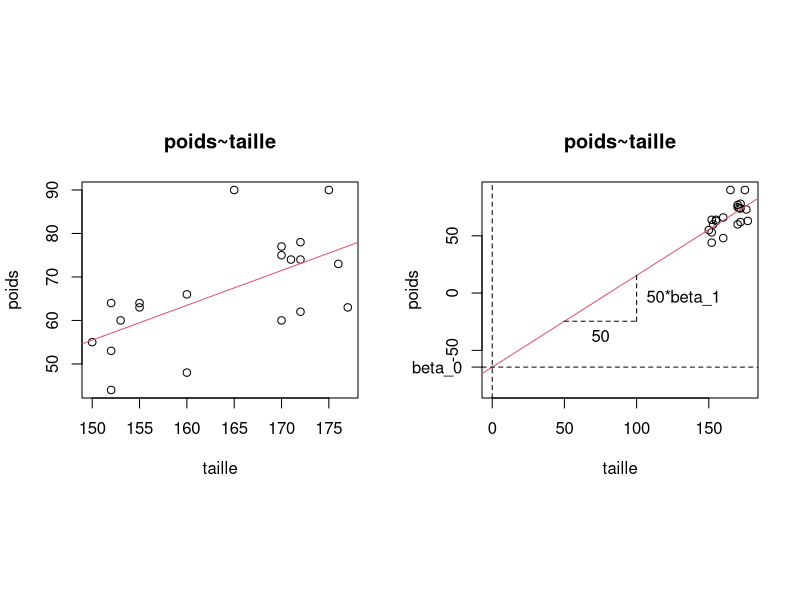
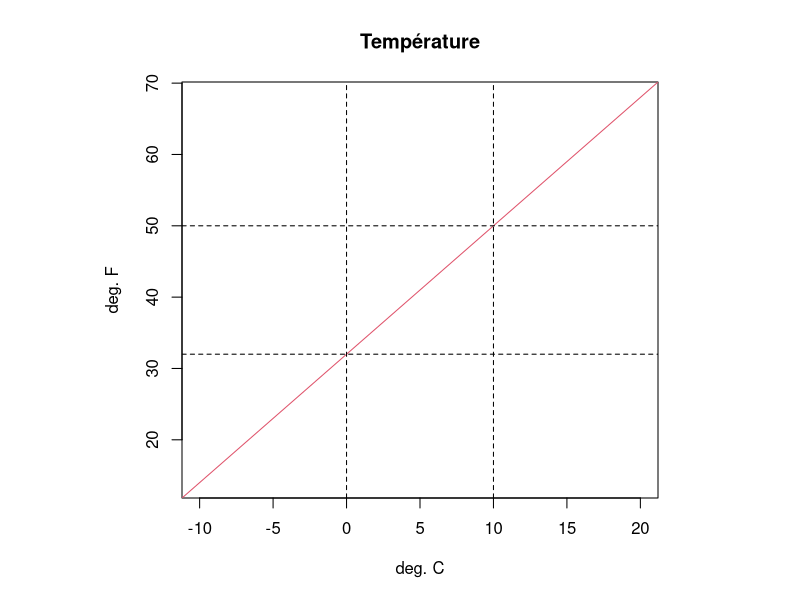
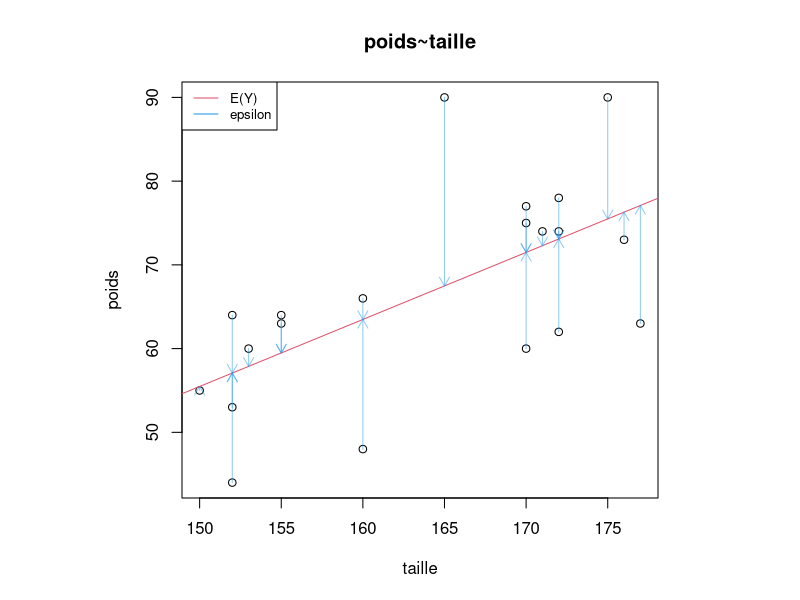
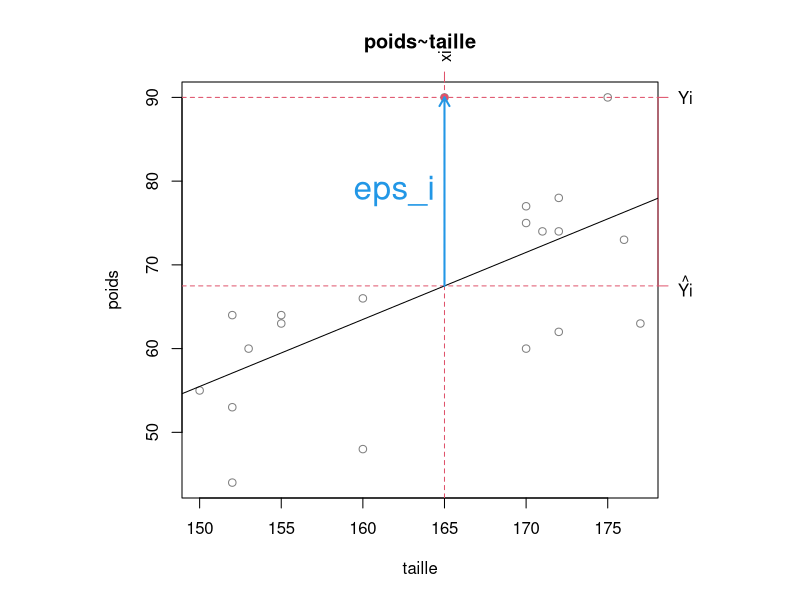
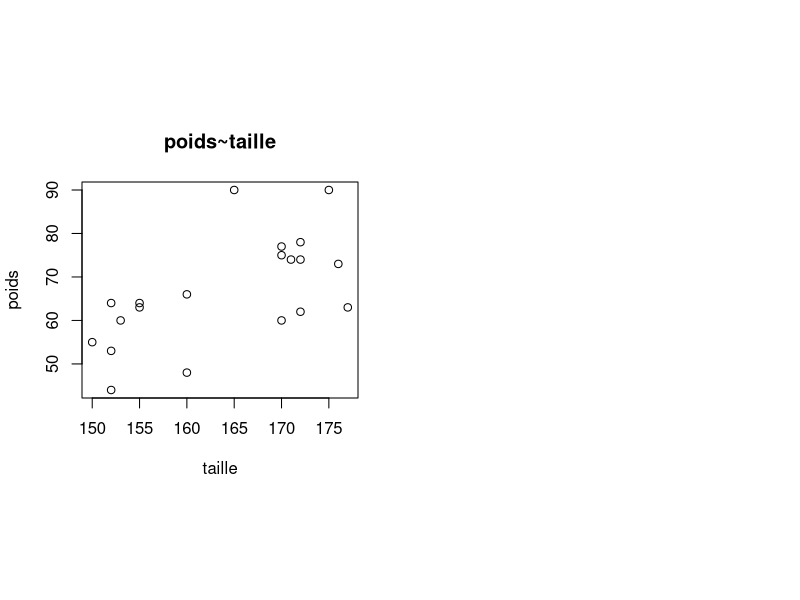
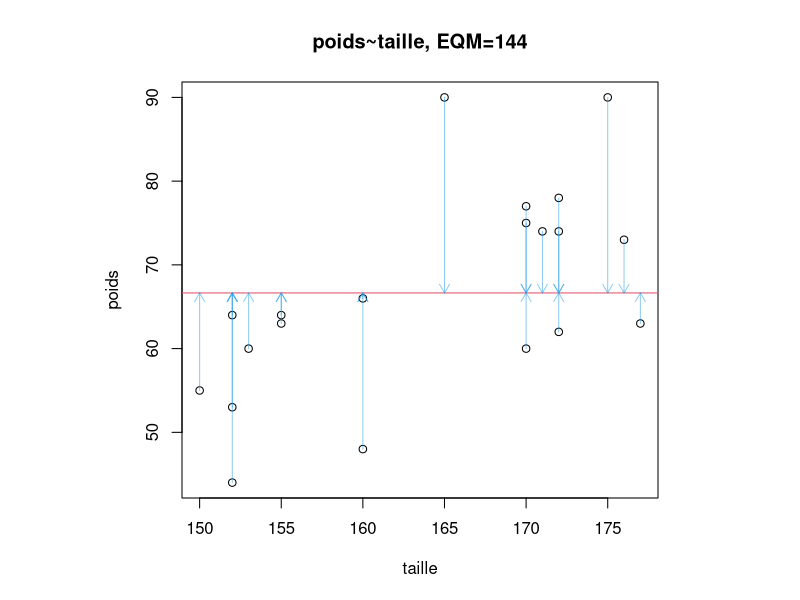
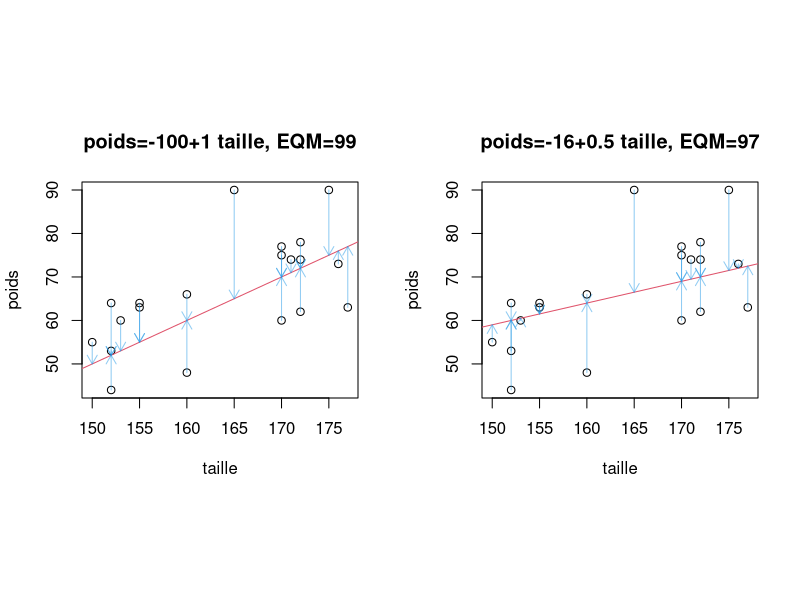
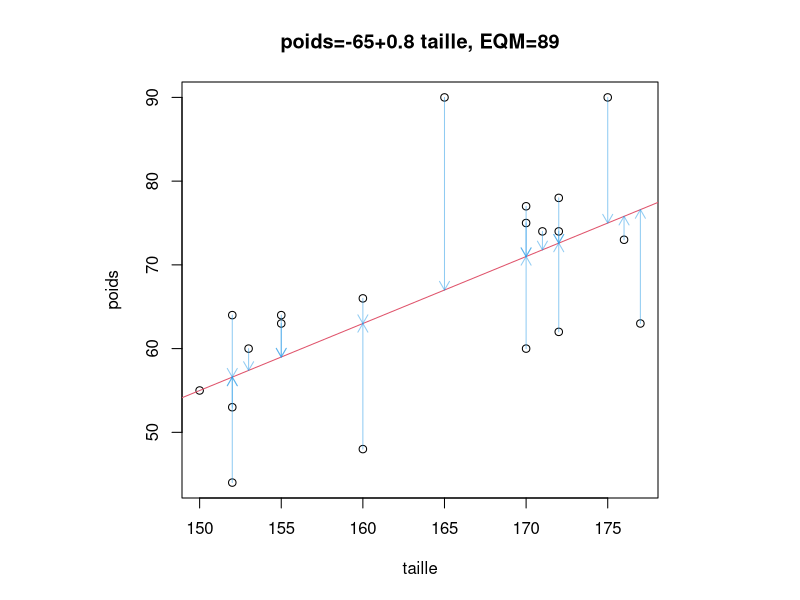

These figures' R source, in order:
## ---- chunk 1
d = read.table("data/data_nutri.csv", header=TRUE, sep=",", row.names = 1)
set.seed(1)
d = d[sample(1:nrow(d), 20), ]
data_nutri = d

layout(matrix(1:2, 1), respect=TRUE)

plot(d$taille, d$poids, main="poids~taille", ylab="poids", xlab="taille")
m = lm(poids~taille, d)
m$coefficients
abline(a=m$coefficients[[1]], b=m$coefficients[[2]], col=2) # /!\ y = b.x + a
plot(d$taille, d$poids, main="poids~taille", ylab="poids", xlab="taille", xlim=c(0,max(d$taille)), ylim=c(m$coefficients[[1]]-20, max(d$poids)))
abline(a=m$coefficients[[1]], b=m$coefficients[[2]], col=2) # /!\ y = b.x + a
# points(0,m$coefficients[[1]], pch=16)
abline(h=m$coefficients[[1]], v=0, lty=2)
axis(2, at=m$coefficients[[1]], "beta_0", las=2)

segments(50, predict(m, data.frame(taille=50)), 100, predict(m, data.frame(taille=50)), lty=2)
segments(100, predict(m, data.frame(taille=50)), 100, predict(m, data.frame(taille=100)), lty=2)
text(75, predict(m, data.frame(taille=50)), "50", pos=1)
text(100, predict(m, data.frame(taille=75)), "50*beta_1", pos=4)

## ---- chunk 2
layout(1, respect=TRUE)
beta_0 = 32
beta_1 = 9/5
d_f = -10:20
plot(d_f, beta_0 + beta_1 * d_f, main="Température", xlab="deg. C", ylab="deg. F", col=0)
abline(a=beta_0, b=beta_1, col=2) # /!\ y = b.x + a
abline(v=c(0,10), h=c(32,50), lty=2)

## ---- chunk 3
layout(1, respect=TRUE)

plot(d$taille, d$poids, main="poids~taille", ylab="poids", xlab="taille")
m = lm(poids~taille, d)
m$coefficients
abline(a=m$coefficients[[1]], b=m$coefficients[[2]], col=2) # /!\ y = b.x + a
suppressWarnings(arrows(d$taille, d$poids, d$taille, d$poids-m$residuals, col=adjustcolor(4, alpha.f=0.5), length=0.1))
legend("topleft",c("E(Y)", "epsilon"), col=c(2,4), lty=1, cex=.8)
## ---- chunk 4
layout(1, respect=TRUE)
plot(d$taille, d$poids, main="poids~taille", ylab="poids", xlab="taille", col=adjustcolor(1, alpha.f=0.5))
m = lm(poids~taille, d)
# abline(a=m$coefficients[[1]], b=m$coefficients[[2]], col=2) # /!\ y = b.x + a
pred = predict(m, data.frame(taille=d$taille))
i = which(d$poids - pred == max(d$poids - pred))
points(d$taille[i], d$poids[i], pch=16, col=2)
abline(v=d$taille[i], h=c(d$poids[i], d$poids[i]-m$residuals[i]), lty=2, col=2)
axis(3, at=d$taille[i], "xi", las=2, col=2)
axis(4, at=c(d$poids[i], d$poids[i]-m$residuals[i]), c("Yi", expression(hat("Yi"))), las=2, col=2)
abline(a=m$coefficients[[1]], b=m$coefficients[[2]], col=1) # /!\ y = b.x + a
suppressWarnings(arrows(d$taille[i], d$poids[i]-m$residuals[i], d$taille[i], d$poids[i], col=4, length=0.1, lwd=2))
text(d$taille[i], d$poids[i]-m$residuals[i]/2, "eps_i", col=4, las=2, pos=2, cex=2)
## ---- chunk 5
# d = read.table("data/data_nutri.csv", header=TRUE, sep=",", row.names = 1)
head(d)
dim(d)
layout(matrix(1:2, 1), respect=TRUE)
plot(d$taille, d$poids, main="poids~taille", ylab="poids", xlab="taille")
## ---- chunk 6
layout(1, respect=TRUE)
beta_0 = mean(d$poids)
beta_1 = 0
res =  d$poids - (beta_0 + beta_1*d$taille)
eqm = sum(res^2) / length(res)
plot(d$taille, d$poids, main=paste0("poids~taille, EQM=", round(eqm)), ylab="poids", xlab="taille")
abline(a=beta_0, b=beta_1, col=2) # /!\ y = b.x + a
arrows(d$taille, d$poids, d$taille, d$poids-res, length=0.1, col=adjustcolor(4, alpha.f=0.5))
## ---- chunk 7
layout(matrix(1:2, 1), respect=TRUE)
beta_0 = -100
beta_1 = 1
res =  d$poids - (beta_0 + beta_1*d$taille)
eqm = sum(res^2) / length(res)
plot(d$taille, d$poids, main=paste0("poids=", signif(beta_0, 3), "+", signif(beta_1, 3), " taille, EQM=", round(eqm)), ylab="poids", xlab="taille")
abline(a=beta_0, b=beta_1, col=2) # /!\ y = b.x + a
arrows(d$taille, d$poids, d$taille, d$poids-res, length=0.1, col=adjustcolor(4, alpha.f=0.5))

beta_0 = -16
beta_1 = 0.5
res =  d$poids - (beta_0 + beta_1*d$taille)
eqm = sum(res^2) / length(res)
plot(d$taille, d$poids, main=paste0("poids=", signif(beta_0, 3), "+", signif(beta_1, 3), " taille, EQM=", round(eqm)), ylab="poids", xlab="taille")
abline(a=beta_0, b=beta_1, col=2) # /!\ y = b.x + a
arrows(d$taille, d$poids, d$taille, d$poids-res, length=0.1, col=adjustcolor(4, alpha.f=0.5))
## ---- chunk 8
layout(1, respect=TRUE)
results = list()
for(beta_0 in 0:-260) {
  for(beta_1 in seq(0,2, length.out=21)) {
    res =  d$poids - (beta_0 + beta_1*d$taille)
    eqm = sum(res^2) / length(res)
    results[[length(results)+1]] = c(beta_0=beta_0, beta_1=beta_1, eqm=eqm)
  }
}
results = as.data.frame(do.call(rbind, results))
# plot(results$beta_0, results$beta_1, pch=16, col=colorRampPalette(c("cyan", "black", "red"))(100)[as.numeric(cut(results$eqm, breaks=quantile(results$eqm, probs=(0:100)/100), include.lowest=TRUE))])
r = results[results$eqm==min(results$eqm),]
beta_0 = r[["beta_0"]]
beta_1 = r[["beta_1"]]
res =  d$poids - (beta_0 + beta_1*d$taille)
eqm = sum(res^2) / length(res)
plot(d$taille, d$poids, main=paste0("poids=", signif(beta_0, 3), "+", signif(beta_1, 3), " taille, EQM=", round(eqm)), ylab="poids", xlab="taille")
abline(a=beta_0, b=beta_1, col=2) # /!\ y = b.x + a
suppressWarnings(arrows(d$taille, d$poids, d$taille, d$poids-res, length=0.1, col=adjustcolor(4, alpha.f=0.5)))
## ---- chunk 9
layout(1, respect=TRUE)
plot(d$taille, d$poids, main="poids~taille")
## Model
# Y~X
# E(Y) = b.X
# E(Y) = b_0 + b_1.X
# Y_i = b_0 + b_1.X_i + e_i
m = lm(d$poids~d$taille)
m$coefficients
abline(a=m$coef[[1]], b=m$coef[[2]], col=2) # /!\ y = b.x + a
# residuals
# head(m$residuals)
arrows(d$taille, d$poids, d$taille, d$poids-m$residuals, col=adjustcolor(4, alpha.f=0.5), length=0.1)
legend("topleft",c("regression line", "residuals"), col=c(2,4), lty=1, cex=.8)
## ---- chunk 10
layout(matrix(1:2, 1), respect=TRUE)
m = lm(d$poids~d$taille)
plot(d$taille, d$poids, main=paste0("poids~taille R^2=", signif(summary(m)$r.squared, 2)*100, "%"))
abline(a=m$coefficients[[1]], b=m$coefficients[[2]], col=2) # /!\ y = b.x + a
suppressWarnings(arrows(d$taille, d$poids, d$taille, d$poids-m$residuals, col=adjustcolor(4, alpha.f=0.5), length=0.1))
legend("topleft",c("regression line", "residuals"), col=c(2,4), lty=1, cex=.8)

m = lm(d$poids~d$age)
plot(d$age, d$poids, main=paste0("poids~age R^2=", signif(summary(m)$r.squared, 2)*100, "%"))
abline(a=m$coefficients[[1]], b=m$coefficients[[2]], col=2) # /!\ y = b.x + a
suppressWarnings(arrows(d$age, d$poids, d$age, d$poids-m$residuals, col=adjustcolor(4, alpha.f=0.5), length=0.1))
legend("topleft",c("regression line", "residuals"), col=c(2,4), lty=1, cex=.8)
## ---- chunk 11
data(CO2)
head(CO2)
layout(matrix(1:2, 1), respect=TRUE)
plot(
  CO2[CO2$Type=="Quebec", ]$conc, 
  CO2[CO2$Type=="Quebec", ]$uptake, 
  xlab="food", ylab="growth", main="growth~food"
)
plot(
  log10(CO2[CO2$Type=="Quebec", ]$conc), 
  CO2[CO2$Type=="Quebec", ]$uptake, 
  xlab="log(food)", ylab="growth", main="growth~log(food)"
)
## ---- chunk 12
data(anscombe)
print(anscombe)

layout(matrix(1:4,2), respect=TRUE)
plot(anscombe$x1, anscombe$y1)
plot(anscombe$x2, anscombe$y2)
plot(anscombe$x3, anscombe$y3)
plot(anscombe$x4, anscombe$y4)
## ---- chunk 13
m = lm(poids~taille, d)
summary(m)
## ---- chunk 14
layout(matrix(1:2, 1), respect=TRUE)
plot( d$taille, d$poids, main="poids ~ taille")
suppressWarnings(arrows(d$taille, d$poids, d$taille, d$poids-m$residuals, col=adjustcolor(4, alpha.f=0.5), length=0.1))
legend("topleft",c("regression line", "residuals"), col=c(2,4), lty=1, cex=.8)

abline(m, col=2)
x=seq(-7,7, length.out=200)
plot(x, dt(x, m$df.residual), type="l", xlab="t", ylab="", main=paste0("Distibution de Student, ", m$df.residual," ddl."))
abline(v=c(-1,1) * summary(m)$coefficients[2,3], lty=2, col=4)
abline(v=c(-1,1) * qt(0.025, m$df.residual), lty=2, col=2)
x = seq(-7,qt(0.025, m$df.residual), length.out=100)
polygon(c(-7, x, qt(0.025, m$df.residual)), c(0, dt(x, m$df.residual), 0), col=adjustcolor(2, alpha.f=.5), border=2, lwd=3)
x = seq(7,qt(0.975, m$df.residual), length.out=100)
polygon(c(7, x, qt(0.975, m$df.residual)), c(0, dt(x, m$df.residual), 0), col=adjustcolor(2, alpha.f=.5), border=2, lwd=3)
x = seq(-7,-summary(m)$coefficients[2,3], length.out=100)
polygon(c(-7, x, -summary(m)$coefficients[2,3]), c(0, dt(x, m$df.residual), 0), col=adjustcolor(4, alpha.f=.5), border=4, lwd=3)
x = seq(7,summary(m)$coefficients[2,3], length.out=100)
polygon(c(7, x, summary(m)$coefficients[2,3]), c(0, dt(x, m$df.residual), 0), col=adjustcolor(4, alpha.f=.5), border=4, lwd=3)
legend("topleft",c("t_beta1", "c_alpha", "p-value", "5%"), col=c(4,2, 4, 2), lty=c(2,2,1,1), lwd=c(1,1,3,3), cex=.8)

## ---- chunk 15
m = lm(poids~taille, d)
# Student test
summary(m)
n = length(m$residuals)
xi = m$model$taille
s_beta1 = sqrt( sum(m$residuals^2)/(n-2) / sum((xi-mean(xi))^2))
s_beta1
stat_t =  m$coefficient[2]/s_beta1
stat_t
pval = pt(-stat_t, n-2) + 1-pt(stat_t, n-2)
pval
## ---- chunk 16
set.seed(1)
d = MASS::cats[sample(1:nrow(MASS::cats),10),]
m = lm(Hwt~Bwt, d)
summary(m)
## ---- chunk 17
layout(matrix(1:2, 1), respect=TRUE)
plot( d$Bwt, d$Hwt, xlab="Body weight", ylab="Heart weight", main="Heart weight ~ Body weight")
suppressWarnings(arrows(d$Bwt, d$Hwt, d$Bwt, d$Hwt-m$residuals, col=adjustcolor(4, alpha.f=0.5), length=0.1))
legend("topleft",c("regression line", "residuals"), col=c(2,4), lty=1, cex=.8)

abline(m, col=2)
x=seq(-7,7, length.out=200)
plot(x, dt(x, m$df.residual), type="l", xlab="t", ylab="", main=paste0("Distibution de Student, ", m$df.residual," ddl."))
abline(v=c(-1,1) * summary(m)$coefficients[2,3], lty=2, col=4)
abline(v=c(-1,1) * qt(0.025, m$df.residual), lty=2, col=2)
x = seq(-7,qt(0.025, m$df.residual), length.out=100)
polygon(c(-7, x, qt(0.025, m$df.residual)), c(0, dt(x, m$df.residual), 0), col=adjustcolor(2, alpha.f=.5), border=2, lwd=3)
x = seq(7,qt(0.975, m$df.residual), length.out=100)
polygon(c(7, x, qt(0.975, m$df.residual)), c(0, dt(x, m$df.residual), 0), col=adjustcolor(2, alpha.f=.5), border=2, lwd=3)
x = seq(-7,-summary(m)$coefficients[2,3], length.out=100)
polygon(c(-7, x, -summary(m)$coefficients[2,3]), c(0, dt(x, m$df.residual), 0), col=adjustcolor(4, alpha.f=.5), border=4, lwd=3)
x = seq(7,summary(m)$coefficients[2,3], length.out=100)
polygon(c(7, x, summary(m)$coefficients[2,3]), c(0, dt(x, m$df.residual), 0), col=adjustcolor(4, alpha.f=.5), border=4, lwd=3)
legend("topleft",c("t_beta1", "c_alpha", "p-value", "5%"), col=c(4,2, 4, 2), lty=c(2,2,1,1), lwd=c(1,1,3,3), cex=.8)

## ---- chunk 18
set.seed(1)
d = MASS::cats[sample(1:nrow(MASS::cats),10),]
m = lm(Hwt~Bwt, d)
# Student test
summary(m)
n = length(m$residuals)
xi = m$model$Bwt
s_beta1 = sqrt( sum(m$residuals^2)/(n-2) / sum((xi-mean(xi))^2))
s_beta1
stat_t =  m$coefficient[2]/s_beta1
stat_t
pval = pt(-stat_t, n-2) + 1-pt(stat_t, n-2)
pval
## ---- chunk 19
shapiro.test(rnorm(100))
shapiro.test(runif(100))
shapiro.test(m$residuals)

ks.test(rnorm(100), rnorm(100))
ks.test(rnorm(100), runif(100))
ks.test(rnorm(100), m$residuals)

layout(matrix(1:6,2), respect=TRUE)
set.seed(1)
plot(sort(rnorm(10)  ), scale(sort(runif(10)  )))
abline(0, 1, col=2)
plot(sort(rnorm(10)  ), sort(rnorm(10)  ))
abline(0, 1, col=2)
plot(sort(rnorm(100) ), scale(sort(runif(100) )))
abline(0, 1, col=2)
plot(sort(rnorm(100) ), sort(rnorm(100) ))
abline(0, 1, col=2)
plot(sort(rnorm(1000)), scale(sort(runif(1000))))
abline(0, 1, col=2)
plot(sort(rnorm(1000)), sort(rnorm(1000)))
abline(0, 1, col=2)


layout(matrix(1:3,1), respect=TRUE)
qqnorm(scale(rnorm(100)))
abline(0, 1, col=2)
qqnorm(scale(runif(100)))
abline(0, 1, col=2)
qqnorm(scale(m$residuals))
abline(0, 1, col=2)
## ---- chunk 20
layout(1, respect=TRUE)
plot(
  MASS::cats$Bwt, MASS::cats$Hwt, 
  xlab="Body weight", ylab="Heart weight", 
  main="Heart weight ~ Body weight"
)
## ---- chunk 21
confint(m)
## ---- chunk 22
layout(1, respect=TRUE)
plot(
  d$Bwt, d$Hwt, 
  xlab="Body weight", ylab="Heart weight", 
  main="Heart weight ~ Body weight"
)
abline(m, col=2)

x = seq(min(m$model$Bwt), max(m$model$Bwt), length.out=100)
x = seq(2.5, 3, length.out=100)
pred =  predict(m, interval="predict", level=0.95)
head(pred)
points(m$model$Bwt, pred[,2], col=2, pch=3)
points(m$model$Bwt, pred[,3], col=2, pch=3)
pred =  predict(m, interval="predict", level=0.99)
points(m$model$Bwt, pred[,2], col=3, pch=3)
points(m$model$Bwt, pred[,3], col=3, pch=3)
pred =  predict(m, interval="predict", level=0.90)
points(m$model$Bwt, pred[,2], col=4, pch=3)
points(m$model$Bwt, pred[,3], col=4, pch=3)
legend("topleft",c("95% ci", "99% ci", "90% ci"), col=2:4, pch=3)

